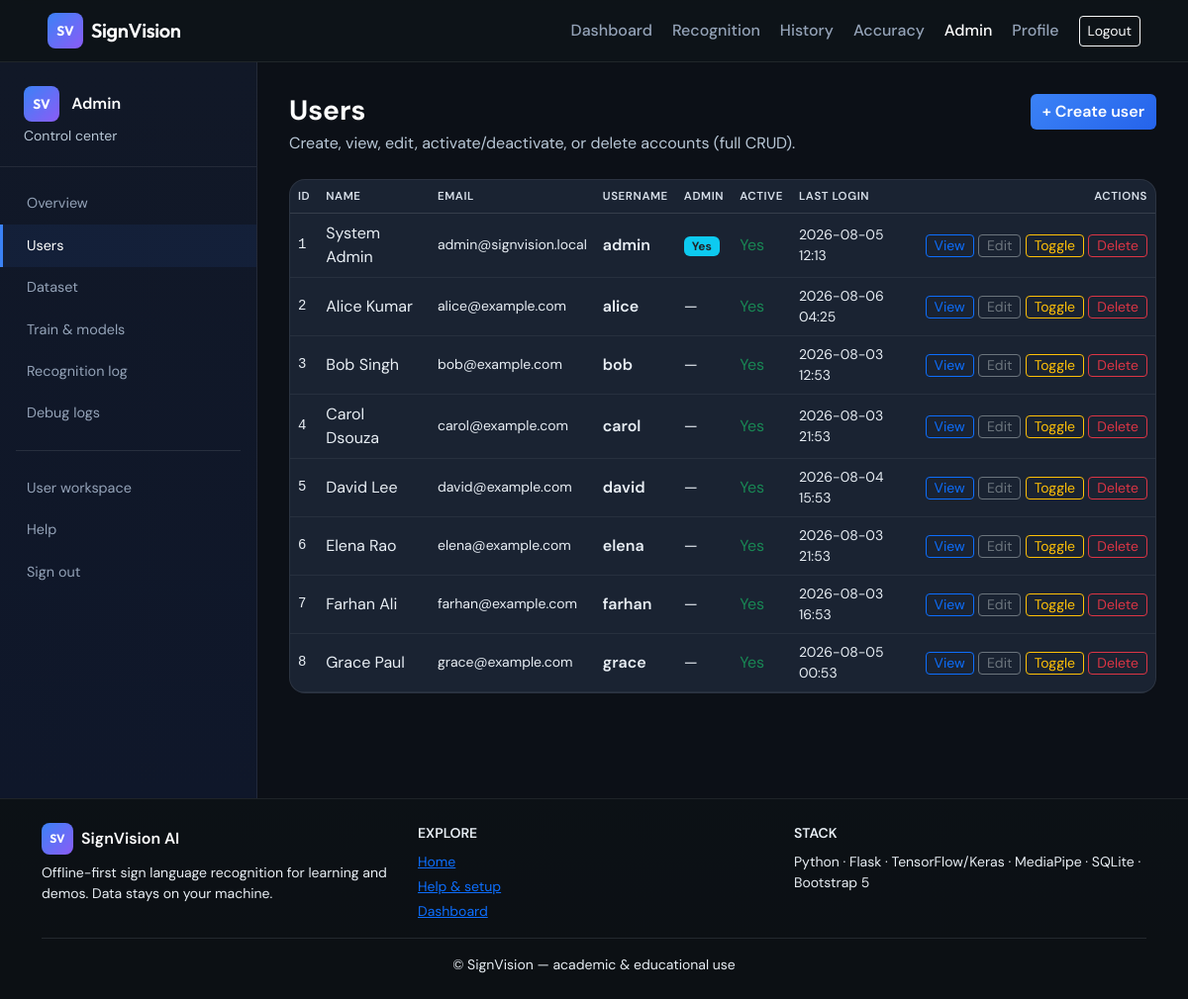
Page /admin/users (signed in) on the committed database.
### app/models.py (models this page shows, shortened)
class User(UserMixin, db.Model):
    __tablename__ = "users"
    id = db.Column(db.Integer, primary_key=True)
    full_name = db.Column(db.String(120), nullable=False)
    email = db.Column(db.String(120), unique=True, nullable=False, index=True)
    username = db.Column(db.String(64), unique=True, nullable=False, index=True)
    password_hash = db.Column(db.String(256), nullable=False)
    is_admin = db.Column(db.Boolean, default=False)
    is_active = db.Column(db.Boolean, default=True)
    last_login = db.Column(db.DateTime)
    last_activity = db.Column(db.DateTime)
    created_at = db.Column(db.DateTime, default=datetime.utcnow)
    recognitions = db.relationship("RecognitionHistory", backref="user", lazy="dynamic")
    prediction_logs = db.relationship("PredictionLog", backref="user", lazy="dynamic")

### app/blueprints/admin.py (the view)
@bp.route("/users")
def users():
    rows = User.query.order_by(User.id).all()
    return render_template("admin/users.html", rows=rows)

### app/blueprints/admin.py (called while the page is built)
@bp.before_request
def _require_admin():
    from flask import abort
    if not current_user.is_authenticated:
        return redirect(url_for("auth.login", next=request.path))
    if not current_user.is_admin:
        abort(403)

### templates/admin/users.html (shortened to what this page needs)
{% extends "admin/base_admin.html" %}
{% block admin_header %}
<div class="d-flex flex-wrap justify-content-between align-items-start gap-3 mb-4">
  <div>
    <h1 class="h3 fw-bold text-white mb-1">Users</h1>
    <p class="admin-text-subtle mb-0">Create, view, edit, activate/deactivate, or delete accounts (full CRUD).</p>
  </div>
  <a class="btn btn-accent" href="{{ url_for('admin.user_create') }}">+ Create user</a>
</div>
{% endblock %}
{% block admin_body %}
<div class="table-responsive card card-app p-0">
  <table class="table table-dark-custom mb-0 admin-table align-middle">
    <thead>
      <tr>
        <th>ID</th>
        <th>Name</th>
        <th>Email</th>
        <th>Username</th>
        <th>Admin</th>
        <th>Active</th>
        <th>Last login</th>
        <th class="text-end">Actions</th>
      </tr>
    </thead>
    <tbody>
      {% for u in rows %}
      <tr>
        <td class="font-monospace small">{{ u.id }}</td>
        <td>{{ u.full_name }}</td>
        <td class="small">{{ u.email }}</td>
        <td class="fw-semibold">{{ u.username }}</td>
        <td>{% if u.is_admin %}<span class="badge bg-info text-dark">Yes</span>{% else %}—{% endif %}</td>
        <td>{% if u.is_active %}<span class="text-success">Yes</span>{% else %}<span class="text-warning">No</span>{% endif %}</td>
        <td class="admin-text-subtle small">{{ u.last_login.strftime('%Y-%m-%d %H:%M') if u.last_login else '—' }}</td>
        <td class="text-end text-nowrap">
          <a class="btn btn-sm btn-outline-primary py-0" href="{{ url_for('admin.user_detail', uid=u.id) }}">View</a>
          <a class="btn btn-sm btn-outline-secondary py-0" href="{{ url_for('admin.user_edit', uid=u.id) }}">Edit</a>
          <form method="post" action="{{ url_for('admin.user_toggle', uid=u.id) }}" class="d-inline">
            <button type="submit" class="btn btn-sm btn-outline-warning py-0">Toggle</button>
          </form>
          <form method="post" action="{{ url_for('admin.user_delete', uid=u.id) }}" class="d-inline" onsubmit="return confirm('Permanently delete user {{ u.username }} and all their history?');">
            <button type="submit" class="btn btn-sm btn-outline-danger py-0">Delete</button>
          </form>
        </td>
      </tr>
      {% endfor %}
    </tbody>
  </table>
</div>
{% endblock %}

### static/css/app.css (style rules this page uses)
:root { --app-bg: #0f1419; --app-surface: #1a2332; --app-border: rgba(255, 255, 255, 0.08); --accent: #3b82f6; --accent-2: #8b5cf6; --text: #e8eef4; --muted: #94a3b8; }
.app-body { min-height: 100vh; display: flex; flex-direction: column; background: linear-gradient(180deg, #0b0f14 0%, #121a24 40%, #0f1419 100%); color: var(--text); font-family: "DM Sans", system-ui, sans-serif; }
.btn-accent { background: linear-gradient(135deg, var(--accent), #2563eb); border: none; color: #fff; font-weight: 600; }
.card-app { background: var(--app-surface); border: 1px solid var(--app-border); border-radius: 1rem; color: var(--text); }
.table-dark-custom { --bs-table-bg: transparent; color: var(--text); }
.table-dark-custom thead { color: var(--muted); font-size: 0.8rem; text-transform: uppercase; letter-spacing: 0.04em; }
.admin-panel .admin-text-subtle { color: var(--admin-subtle) !important; }
.admin-panel .admin-table thead th { color: #d8e0ea !important; font-weight: 600; font-size: 0.72rem; letter-spacing: 0.05em; text-transform: uppercase; border-bottom-color: rgba(255, 255, 255, 0.12); }
.admin-panel .admin-table tbody td { color: var(--admin-readable) !important; border-color: rgba(255, 255, 255, 0.06); }

### rows in the picture
User: id "1", full_name "System Admin", email "admin@signvision.local", username "admin", is_admin "Yes", is_active "Yes", last_login "2026-08-05 12:13"
User: id "2", full_name "Alice Kumar", email "alice@example.com", username "alice", is_active "Yes", last_login "2026-08-06 04:25"
User: id "3", full_name "Bob Singh", email "bob@example.com", username "bob", is_active "Yes", last_login "2026-08-03 12:53"
User: id "4", full_name "Carol Dsouza", email "carol@example.com", username "carol", is_active "Yes", last_login "2026-08-03 21:53"
User: id "5", full_name "David Lee", email "david@example.com", username "david", is_active "Yes", last_login "2026-08-04 15:53"
User: id "6", full_name "Elena Rao", email "elena@example.com", username "elena", is_active "Yes", last_login "2026-08-03 21:53"
User: id "7", full_name "Farhan Ali", email "farhan@example.com", username "farhan", is_active "Yes", last_login "2026-08-03 16:53"
User: id "8", full_name "Grace Paul", email "grace@example.com", username "grace", is_active "Yes", last_login "2026-08-05 00:53"
